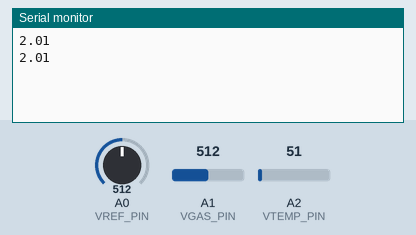
The sketch below on a simulated Arduino Uno, built with avr-gcc and run on an emulated ATmega328P. On the bench: the last lines printed to the serial monitor. The inputs (shaded band) are chosen by the test bench; at power-on: A1 (VGAS_PIN) = 512, A0 (VREF_PIN) = 512, A2 (VTEMP_PIN) = 51.

Above: at 1.3 s.
1.4 s: A1 (VGAS_PIN) set to 0
At 2.4 s:
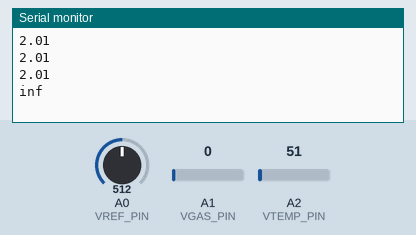
4.0 s: A1 (VGAS_PIN) set to 122
At 4.4 s:
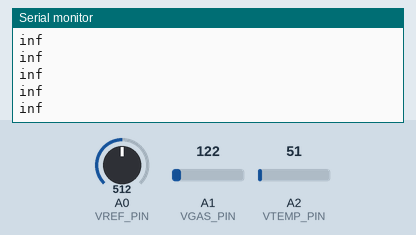

Measured:
- after the input at 1.4 s, the serial monitor: prints a new line after 0.60 s (image 1)

The sketch:

CO_ultimate.ino
```cpp
// Define the pins for the ULPSM-CO 968-001 sensor
#define VREF_PIN A0
#define VGAS_PIN A1
#define VTEMP_PIN A2


// Define the resistance of the load resistor in ohms
#define LOAD_RESISTOR 10000

void setup() {

  Serial.begin(9600);

}

void loop() {
  // Read the analog voltages from the sensor pins
  float v_ref = analogRead(VREF_PIN) * (3.3 / 1023.0);
  float v_gas = analogRead(VGAS_PIN) * (3.3 / 1023.0);
  float v_temp = analogRead(VTEMP_PIN) * (3.3 / 1023.0);

  // Calculate the resistance of the sensor
  float r_gas = ((3.3 - v_gas) * LOAD_RESISTOR) / v_gas;

  // Calculate the concentration level of CO in ppm
  float co_concentration = ((r_gas / 5000.0) + 0.01);
  delay(500);

  // Print the CO concentration to the serial monitor
  Serial.println(co_concentration);
}
```
